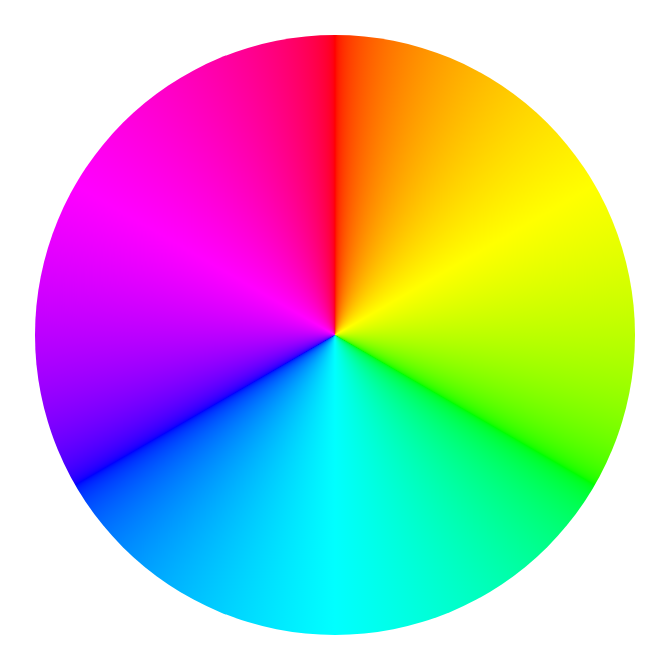
#> input picture Linear_RGB_color_wheel.png, 670 x 670 px, found by its file name
$ python plotTest.py
#> lines starting #> are read from the running program, lines starting #| are printed output that depends on the picture
import os
import numpy as np
import matplotlib.pyplot as plt
import matplotlib.image as mpimg
import seaborn as sbn
from matplotlib.lines import Line2D
from matplotlib.offsetbox import OffsetImage, AnnotationBbox
from matplotlib.legend_handler import HandlerBase
from plotnine import ggplot, aes, geom_violin, geom_boxplot, theme, element_text, labs, element_blank


class PlotTest:
    def __init__(self, output_folder="."):
        """
        :param output_folder: Base directory where final plots will be saved.
        """
        self.output_folder = output_folder

    def plotMonotonicity(self, results):
        self.plot_metrics(results, 'Monotonicity')

    def plotFrechet(self, results):
        self.plot_metrics(results, 'Frechet')

    def plotDistortionHistogram(self, results):
        self.plot_metrics(results, 'Distortion')

    def plotProjectedMonotonicity(self, results):
        self.plot_metrics(results, 'Monotonicity Projection')

    def plotAngles(self, results):
        self.plot_metrics(results, 'Angle')

    def plotSelfIntersect(self, results):
        self.plot_metrics(results, 'Self Intersect')

    @staticmethod
    def adjacent_values(vals, q1, q3):
        upper_adjacent_value = q3 + (q3 - q1) * 1.5
        upper_adjacent_value = np.clip(upper_adjacent_value, q3, vals[-1]).item()

        lower_adjacent_value = q1 - (q3 - q1) * 1.5
        lower_adjacent_value = np.clip(lower_adjacent_value, vals[0], q1).item()
        return lower_adjacent_value, upper_adjacent_value

    @staticmethod
    def set_axis_style(ax, labels):
        ax.set_xticks(np.arange(1, len(labels) + 1))
        ax.set_xticklabels(labels)
        ax.set_xlim(0.25, len(labels) + 0.75)
        ax.set_xlabel('Algorithm')

    @staticmethod
    def normalize_data(data_list, method='min-max'):
        """
        Normalize the data using the specified method: 'min-max' or 'z-score'.
        """
        normalized_data = []
        if method == 'min-max':
            all_data = np.concatenate(data_list)
            min_val = np.min(all_data)
            max_val = np.max(all_data)
            for data in data_list:
                normalized = (data - min_val) / (max_val - min_val) if (max_val - min_val) != 0 else data
                normalized_data.append(normalized)
        elif method == 'z-score':
            all_data = np.concatenate(data_list)
            mean_val = np.mean(all_data)
            std_val = np.std(all_data)
            for data in data_list:
                if std_val != 0:
                    normalized = (data - mean_val) / std_val
                else:
                    normalized = data
                normalized_data.append(normalized)
        else:
            raise ValueError("Normalization method must be 'min-max' or 'z-score'")
        return normalized_data

    @staticmethod
    def calculate_statistics(data_list):
        """
        Calculate statistics for each dataset in data_list.

        Returns:
          (means, quartile1, medians, quartile3, whiskers_min, whiskers_max)
        """
        means = []
        quartile1 = []
        medians = []
        quartile3 = []
        whiskers_min = []
        whiskers_max = []

        for data in data_list:
            sorted_data = np.sort(data)
            q1, med, q3 = np.percentile(sorted_data, [25, 50, 75])
            quartile1.append(q1)
            medians.append(med)
            quartile3.append(q3)
            whisker_min, whisker_max = PlotTest.adjacent_values(sorted_data, q1, q3)
            whiskers_min.append(whisker_min)
            whiskers_max.append(whisker_max)
            means.append(np.mean(data))

        return means, quartile1, medians, quartile3, whiskers_min, whiskers_max

    def plot_histograms(self, data_list, labels, means, title_prefix, image_path):
        """
        Plot histograms for each dataset.
        Saves them in subfolders named after each label (algorithm) inside self.output_folder.

        :param data_list: list of arrays
        :param labels: list of str
        :param means: list of float
        :param title_prefix: e.g. 'Distortion'
        :param image_path: path to an image used for the legend (if you wish)
        """
#> called with title_prefix = 'Distortion', image_path = 'Linear_RGB_color_wheel.png'
        # Optional: if you don't want an embedded image in the legend, remove this entire 'HandlerImage' class usage.
        class HandlerImage(HandlerBase):
            def __init__(self, image, text, zoom=1):
                self.image = image
                self.text = text
                self.zoom = zoom
                HandlerBase.__init__(self)

            def create_artists(self, legend, orig_handle,
                               xdescent, ydescent, width, height, fontsize, trans):
                imagebox = OffsetImage(self.image, zoom=self.zoom)
                x_image = xdescent + width / 2
                y_image = ydescent + height

                imagebox.set_offset((x_image, y_image))
                imagebox.set_transform(trans)

                text_x = xdescent + width / 2
                text_y = ydescent + height / 2
                text_artist = plt.Text(
                    text_x, text_y, self.text, ha='center', va='top', fontsize=fontsize
                )
                text_artist.set_transform(trans)
                return [imagebox, text_artist]

        num_bins = 50  # or 100

        for index, data in enumerate(data_list):
            label = labels[index]
            # Create a subfolder for this label
            label_folder = os.path.join(self.output_folder, label)
            os.makedirs(label_folder, exist_ok=True)

            plt.figure()
            n, bins, patches = plt.hist(data, bins=num_bins, alpha=0.5)
            median = np.median(data)

            # If you want a custom legend with an image:
            if os.path.isfile(image_path):
                image = mpimg.imread(image_path)
#> image is the input picture: shape (670, 670, 3) float32; mean R, G, B 0.725, 0.725, 0.725
                image_proxy = Line2D([], [], linestyle='none')

                legend_handles = [image_proxy]
                legend_labels = ['']
                handler_map = {
                    image_proxy: HandlerImage(
                        image, f'{label} Mean: {means[index]:.4f}', 0.05
                    )
                }

                plt.legend(
                    handles=legend_handles,
                    labels=legend_labels,
                    handler_map=handler_map,
                    loc='upper right'
                )

            # If not Distortion/Angle, we set X-limits from -0.2 to 1.2 (for normalized data)
            if title_prefix not in ['Distortion', 'Angle']:
                plt.xlim(-0.2, 1.2)
                plt.xlabel('Normalized Value')
            else:
                plt.xlabel('Value')

            plt.ylabel('Frequency')
            plt.title(f'{title_prefix} - {label}')
            plt.axvline(x=median, color='r', linestyle='dashed', linewidth=1)

            # Build the output file path
            out_name = f"{title_prefix.lower().replace(' ', '_')}_{label}.png"
            out_path = os.path.join(label_folder, out_name)

            plt.savefig(out_path)
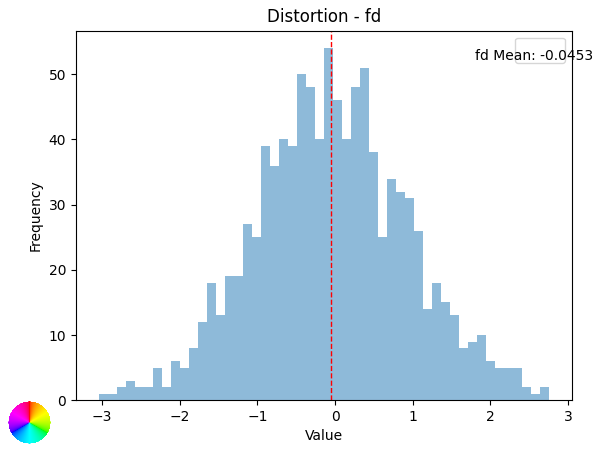
#> figure drawn by matplotlib, 1 panel; tallest bar 54 high, from x = -0.143 to -0.0273
            plt.close()

    def plot_violin(self, data_list, labels, medians, quartile1,
                    quartile3, whiskers_min, whiskers_max, title,
                    is_normalized=True):
        """
        Plot a single violin plot containing all labels.
        The single figure is saved at the top level of self.output_folder.
        If you prefer a separate violin plot per label, you can adapt accordingly.
        """
#> called with title = 'violin plot Distortion', is_normalized = False
        fig, ax = plt.subplots(figsize=(9, 4))
        parts = ax.violinplot(
            data_list, showmeans=False, showmedians=False, showextrema=False
        )

        # Style the violin bodies
        for pc in parts['bodies']:
            pc.set_facecolor('#D43F3A')
            pc.set_edgecolor('black')
            pc.set_alpha(1)

        inds = np.arange(1, len(medians) + 1)
        # Plot medians as white dots
        ax.scatter(inds, medians, marker='o', color='white', s=30, zorder=3)
        # Plot quartile ranges
        ax.vlines(inds, quartile1, quartile3, color='k', linestyle='-', lw=5)
        # You could also add whiskers if you want:
        # ax.vlines(inds, whiskers_min, whiskers_max, color='k', linestyle='-', lw=1)

        self.set_axis_style(ax, labels)
        if is_normalized:
            ax.set_ylabel('Normalized Value')
        else:
            ax.set_ylabel('Value')
        ax.set_title(title)

        plt.tight_layout()

        # Save the single combined violin in self.output_folder, with a descriptive name
        filename = f"{title.lower().replace(' ', '_')}.png"
        out_path = os.path.join(self.output_folder, filename)
        plt.savefig(out_path, dpi=300)
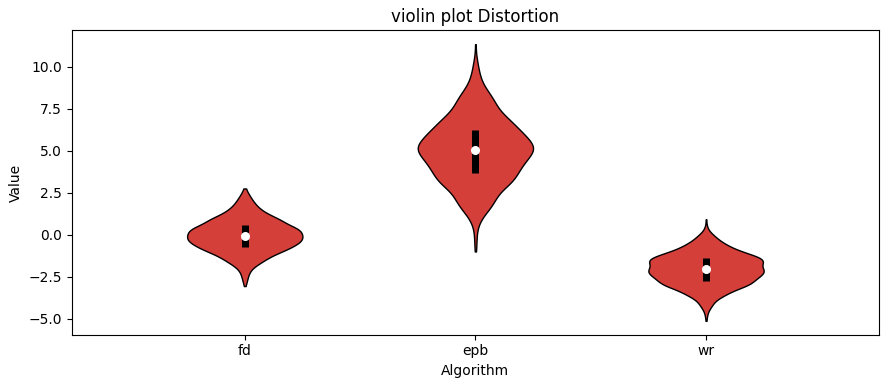
#> figure drawn by matplotlib, 1 panel
        plt.close()

    def plot_metrics(self, results, metric_name):
        """
        Master function to handle a list of (values, label) pairs and produce
        per-label histograms + a single combined violin plot.
        """
        data_list = []
        labels = []

        for rez in results:
            print(f"Processing result: {rez[1]}")
            # rez[0] is the data array or list, rez[1] is the label (algorithm)
            try:
                # The code below tries to flatten any sub-lists or arrays into a single NumPy array
                if isinstance(rez[0], (list, tuple)):
                    # If it's a list of lists, flatten them
                    data = np.concatenate([np.array(sublist).flatten() for sublist in rez[0]])
                elif isinstance(rez[0], np.ndarray):
                    data = rez[0].flatten()
                else:
                    raise ValueError(f"Unsupported data type in rez[0]: {type(rez[0])}")

                if not np.issubdtype(data.dtype, np.number):
                    raise ValueError(f"Data in rez[0] must be numerical. Found {data.dtype}.")

                data_list.append(data)
                labels.append(rez[1])

            except Exception as e:
                print(f"Error processing {rez[1]}: {e}")
                continue

        if not data_list:
            raise ValueError("No valid data to plot.")

        # If it's not Distortion or Angle, we do min-max normalization
        # (As you specified in your original code)
        if metric_name not in ['Distortion', 'Angle']:
            normalized_data = self.normalize_data(data_list, method='min-max')
            is_normalized = True
        else:
            normalized_data = data_list
            is_normalized = False

        # Now compute basic stats
        means, quartile1, medians, quartile3, whiskers_min, whiskers_max = self.calculate_statistics(normalized_data)

        # 1) Plot histogram for each label (algorithm) in its own subfolder
        #    We'll pass a "dummy" image path or a color wheel path if you have it
        color_wheel_img_path = "Linear_RGB_color_wheel.png"  # or any existing image
        self.plot_histograms(normalized_data, labels, means, metric_name, color_wheel_img_path)

        # 2) Plot a single combined violin for all labels at once
        #    We'll put that in the top-level output folder
        self.plot_violin(
            normalized_data,
            labels,
            medians,
            quartile1,
            quartile3,
            whiskers_min,
            whiskers_max,
            f'violin plot {metric_name}',
            is_normalized
        )


if __name__ == "__main__":
    # Example usage:
    plotter = PlotTest(output_folder="sample_output")

    # Suppose we have some fake data:
    # Format: a list of (data, label), e.g. (np.array(...), "fd"), ...
    results_example = [
        (np.random.normal(0, 1, 1000), 'fd'),
        (np.random.normal(5, 2, 1000), 'epb'),
        (np.random.normal(-2, 1, 1000), 'wr'),
    ]

    # Let's test with a "Distortion" metric (no normalization).
    plotter.plotDistortionHistogram(results_example)

    # Or "Monotonicity" (which triggers min-max normalization).
    plotter.plotMonotonicity(results_example)
#> call 2 of plot_histograms, with title_prefix = 'Monotonicity', image_path = 'Linear_RGB_color_wheel.png'
#> in plot_histograms (call 2), `plt.savefig(out_path)`:
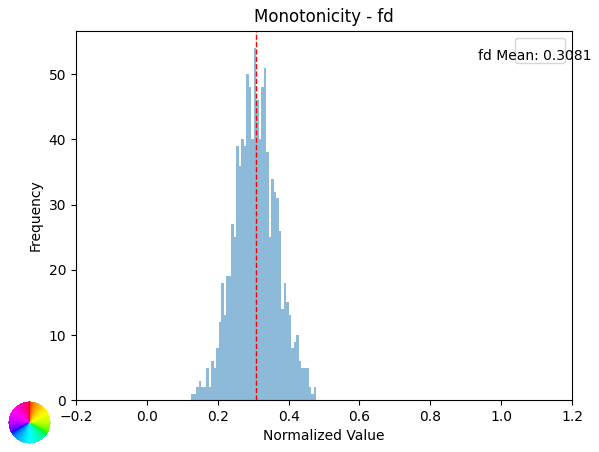
#> figure drawn by matplotlib, 1 panel; tallest bar 54 high, from x = 0.302 to 0.309
#> call 2 of plot_violin, with title = 'violin plot Monotonicity', is_normalized = True
#> in plot_violin (call 2), `plt.savefig(out_path, dpi=300)`:
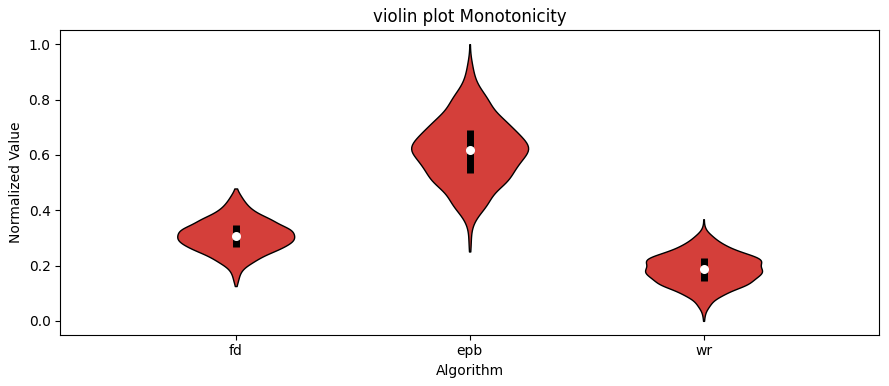
#> figure drawn by matplotlib, 1 panel

    print("Plots saved in 'sample_output/'. Check subfolders for label-specific histograms, and top-level for violin plots.")
